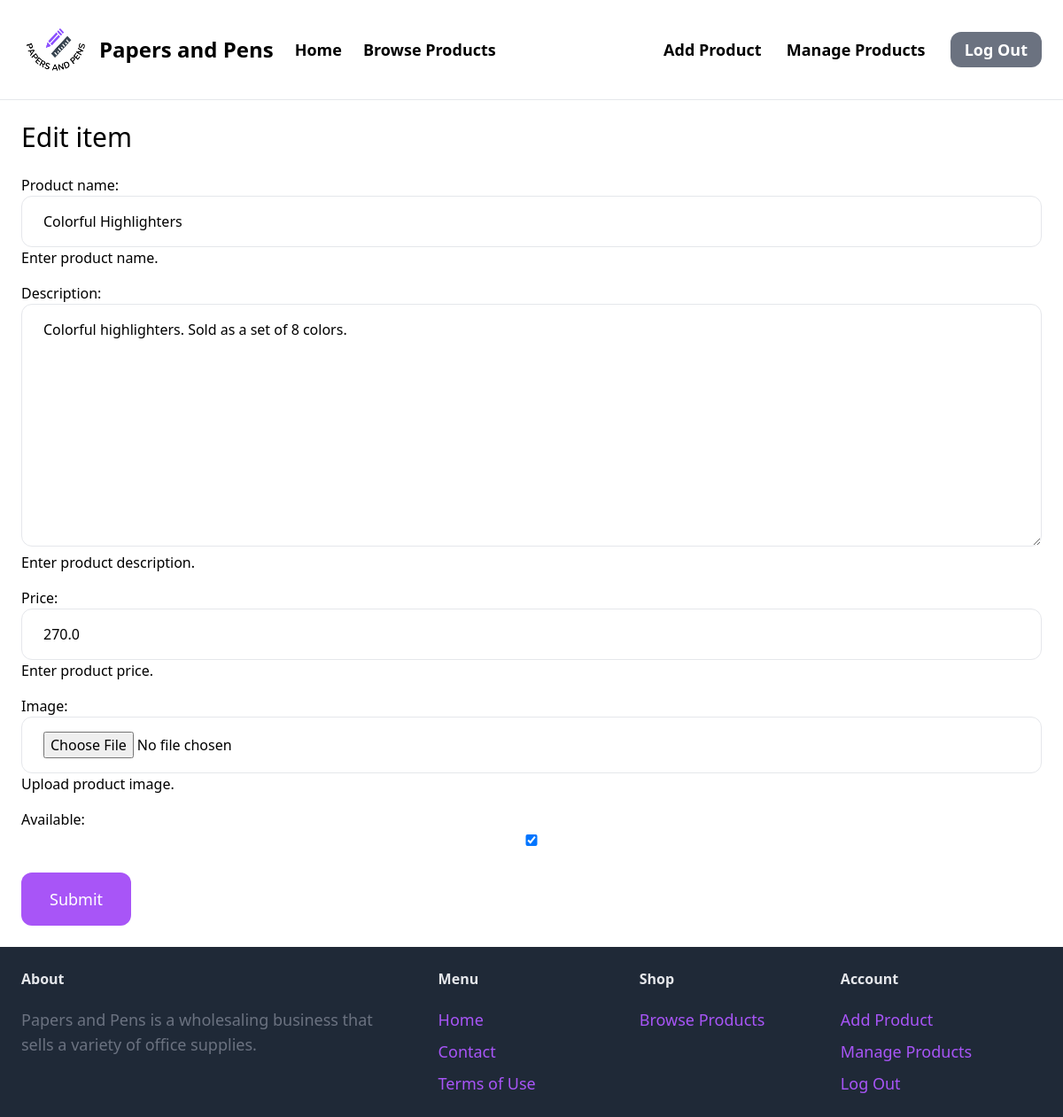
/products/46/edit/ (signed in), run on the app's committed database.
### products/models.py (models this page shows, shortened)
class Product(models.Model):
    category = models.ForeignKey(Category, related_name='products', on_delete=models.CASCADE)
    product_name = models.CharField(max_length=250, help_text = "Enter product name.")
    description = models.TextField(blank=True, null=True, help_text = "Enter product description.")
    price = models.FloatField(help_text = "Enter product price.")
    image = models.ImageField(upload_to='product_images', blank=True, null=True, help_text = "Upload product image.")
    available = models.BooleanField(default=True)
    publish_date = models.DateTimeField(auto_now_add=True)
    modified_date = models.DateTimeField(auto_now=True)
    created_by = models.ForeignKey(User, on_delete=models.SET_NULL, null=True, blank=True)
    class Meta:
        ordering = ('-publish_date',)

### products/views.py (the view)
# urls.py: path('<int:pk>/edit/', views.edit, name='edit'),
@login_required
def edit(request, pk):
    product = get_object_or_404(Product, pk=pk)
    if request.method == 'POST':
        form = EditItemForm(request.POST, request.FILES, instance=product)
        if form.is_valid():
            form.save()
            return redirect('product:detail', pk=product.id)
    else:
        form = EditItemForm(instance=product)
    return render(request, 'products/form.html',{
        'form': form,
        'title': 'Edit item',
    })

### products/forms.py
class EditItemForm(forms.ModelForm):
    class Meta:
        model = Product
        fields = ('product_name', 'description', 'price', 'image', 'available')
        widgets = {
            'product_name': forms.TextInput(attrs={
                'class': INPUT_CLASSES
            }),
            'description': forms.Textarea(attrs={
                'class': INPUT_CLASSES
            }),
            'price': forms.TextInput(attrs={
                'class': INPUT_CLASSES
            }),
            'image': forms.FileInput(attrs={
                'class': INPUT_CLASSES
            }),
            'available': forms.CheckboxInput(attrs={
                'class': INPUT_CLASSES
            }),
        }

### products/templates/products/form.html (shortened to what this page needs)
{% extends 'catalog/base.html' %}
{% block content %}
<h1 class="mb-6 text-3xl">{{ title }}</h1>
<form method="post" action="." enctype="multipart/form-data">
    <div class="space-y-4">
        {{ form.as_p }}
    </div>
    <button class="mt-6 py-4 px-8 text-lg bg-purple-500 hover:bg-purple-700 rounded-xl text-white">Submit</button>
</form>
{% endblock %}

### data on the page
Product: product_name "Colorful Highlighters", description "Colorful highlighters. Sold as a set of 8 colors.", price "270.0", available "☑"

### other printed values
{{ title }} "Edit item"
